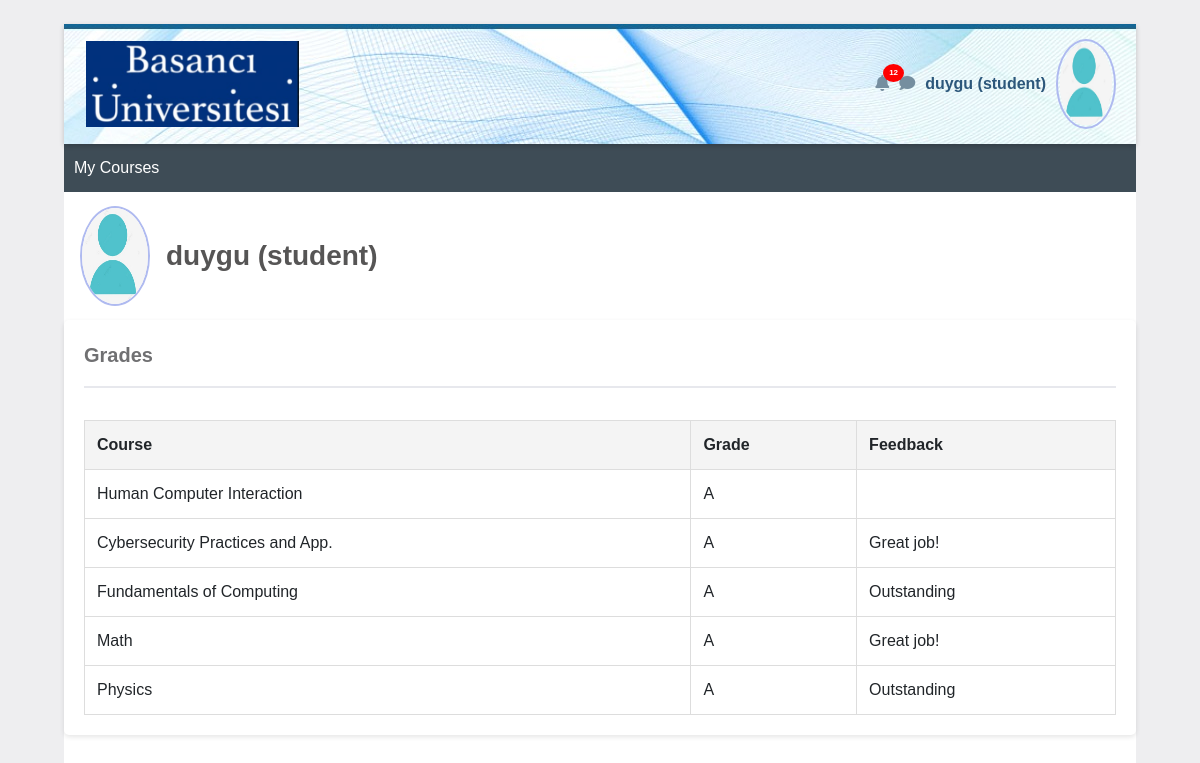
Before: /student/2/grades (signed in) with the older database file.
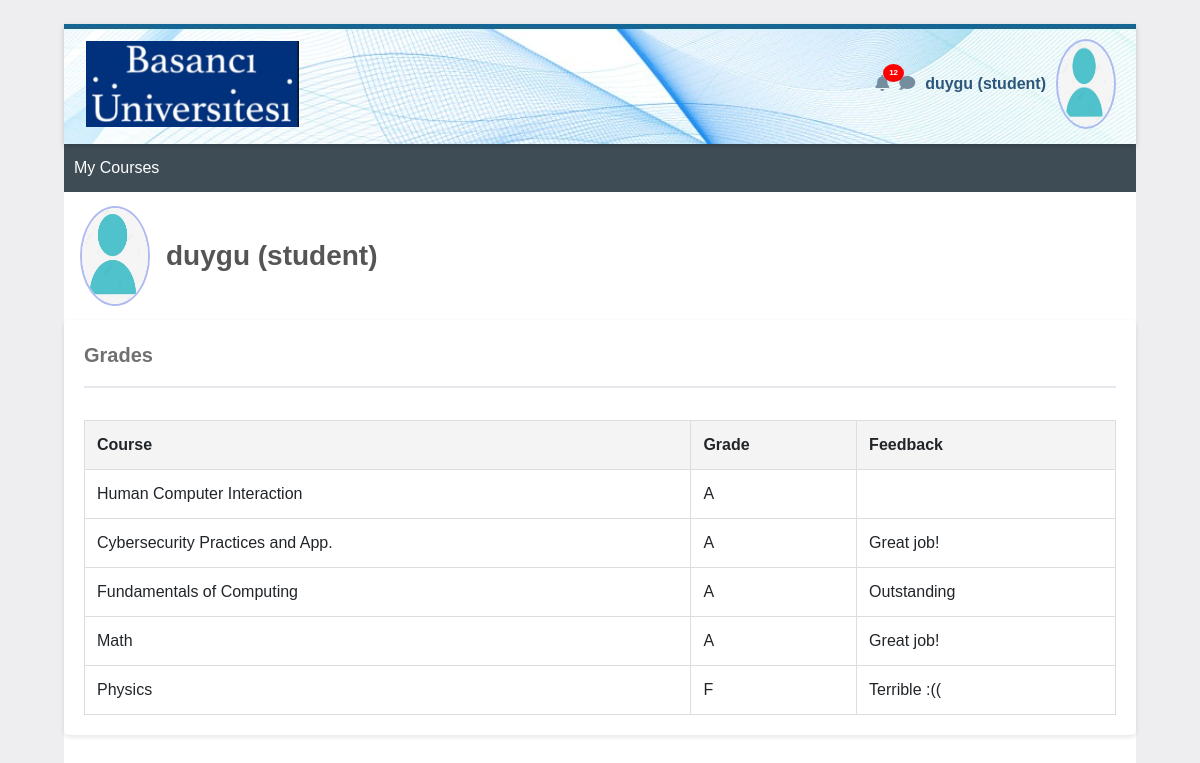
After: the same page with the newer database file.
### tables this page shows
CREATE TABLE grades (
        id INTEGER PRIMARY KEY,
        student_id INTEGER,
        course TEXT,
        grade TEXT,
        comments TEXT,
        FOREIGN KEY(student_id) REFERENCES users(id)
    );

### app/routes.py (the view)
@main.route('/student/<student_id>/grades')
def grades(student_id):
    conn = sqlite3.connect('vulnerable.db')
    c = conn.cursor()
    username=session['username']
    role=  session['role']
    c.execute(f"SELECT course, grade, comments FROM grades WHERE student_id='{student_id}'")
    courses = c.fetchall()
    conn.close()
    return render_template('grades.html', courses=courses, username= username, role=role, student_id=student_id)

### app/templates/grades.html (shortened to what this page needs)
<!DOCTYPE html>
<html lang="en">
<head>
    <link rel="stylesheet" href="https://stackpath.bootstrapcdn.com/bootstrap/4.5.2/css/bootstrap.min.css">
    <link rel="stylesheet" href="https://cdnjs.cloudflare.com/ajax/libs/font-awesome/5.15.4/css/all.min.css">
</head>
<body>
    <div class="initialBox">
        <div class="navbar">
            <div>
                <img src="{{ url_for('static', filename='logo.png') }}" alt="Logo">
            </div>
            <div class="user-profile">
                <div class="notification">
                    <i class="fas fa-bell icn"></i>
                    <span class="notification-badge">12</span>
                </div>
                <div >
                    <i class="fas fa-comment icn"></i>
                </div>
                <div class="user-profile" onclick="toggleDropdown()">
                <span class="user-name">{{ username }} <strong> ({{role}})</strong></span>
                <img src="{{ url_for('static', filename='user.png') }}" alt="Profile" class="profile-img">
                </div>
            </div>
        </div>
        <div class="middle-bar">
            <a class="course" href="{{ url_for('main.student_dashboard', student_id=student_id) }}">My Courses</a>
        </div>
        <div class="profWrapper">
            <img src="{{ url_for('static', filename='user.png') }}" alt="Profile" class="profPic">
            <span class="name">{{ username }} <strong> ({{role}})</strong></span>
        </div>
        <div class="grades-container">
            <div class="grades">Grades</div>
            <hr style="border: 1px solid rgb(231, 232, 237);  margin-bottom: 2rem;">
            <table>
                <thead>
                    <tr>
                        <th>Course</th>
                        <th>Grade</th>
                        <th>Feedback</th>
                    </tr>
                </thead>
                <tbody>
                    {% for course, grade, comment in courses %}
                    <tr>
                        <td>{{course}}</td>
                        <td>{{ grade  }}</td>
                        <td>{{ comment | safe  }}</td>
                    </tr>
                    {% endfor %}
                </tbody>
            </table>
        </div>
</body>
</html>

Changed rows visible on the page:
changed grades "Physics": grade "A" → "F"; comments "Outstanding" → "Terrible :(("
